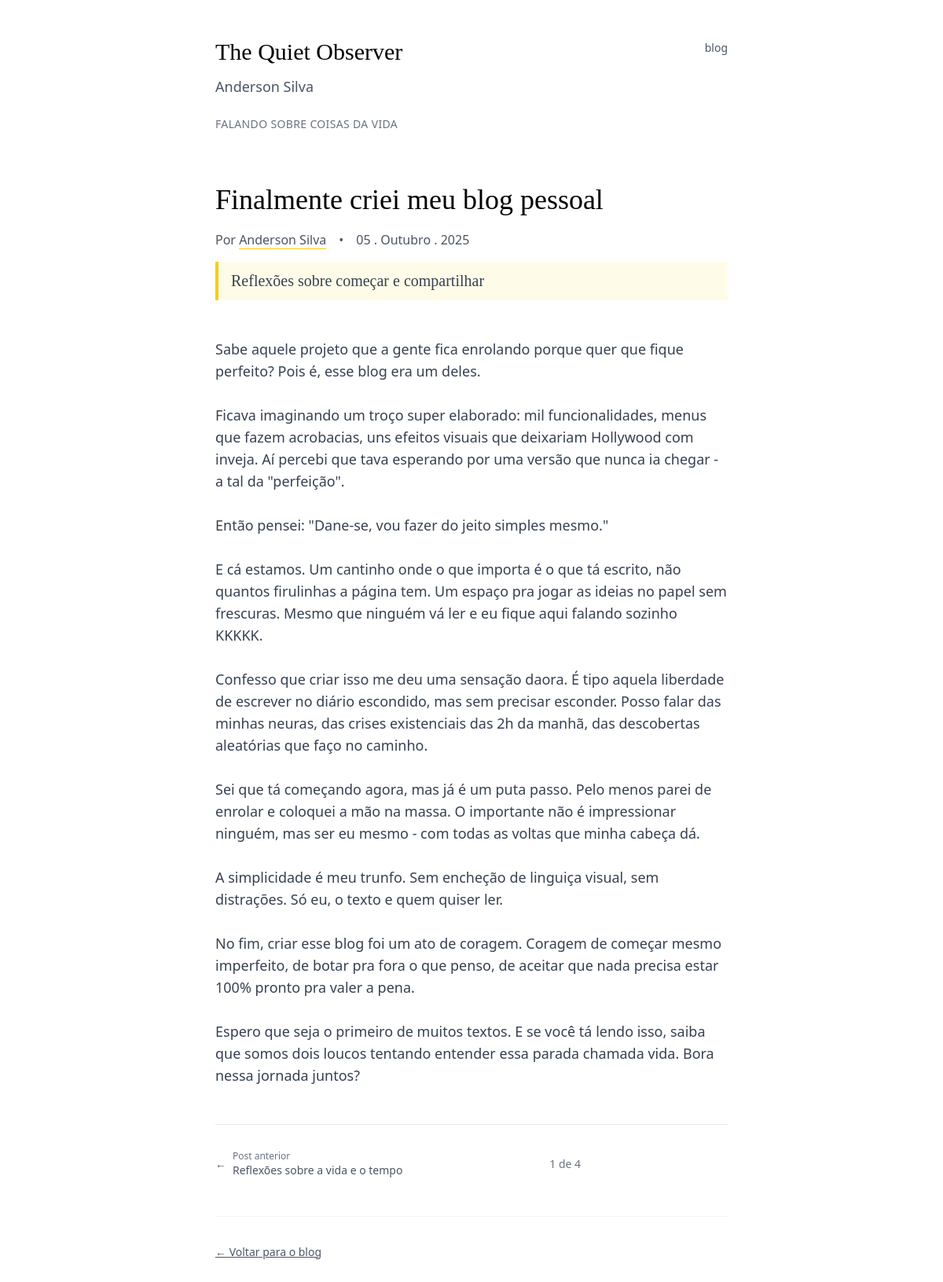
Screenshot of /finalmente-criei-meu-blog-pessoal/ with the database file from the repository.
### posts/models.py (models this page shows, shortened)
class Post(models.Model):
    title = models.CharField(max_length=200)
    subtitle = models.CharField(max_length=300, blank=True, null=True)
    slug = models.SlugField(unique=True)
    content = models.TextField()
    published_at = models.DateTimeField(default=timezone.now)
    class Meta:
        ordering = ['-published_at']
    def get_absolute_url(self):
        return reverse('post_detail', args=[self.slug])

### posts/views.py (the view)
# urls.py: path('<slug:slug>/', views.post_detail, name='post_detail'),
def post_detail(request, slug):
    post = get_object_or_404(Post, slug=slug)
    all_posts = Post.objects.all().order_by('published_at')
    post_list = list(all_posts)
    current_index = None
    for i, p in enumerate(post_list):
        if p.id == post.id:
            current_index = i
            break
    previous_post = post_list[current_index - 1] if current_index > 0 else None
    next_post = post_list[current_index + 1] if current_index < len(post_list) - 1 else None
    return render(request, 'posts/post_detail.html', {
        'post': post,
        'previous_post': previous_post,
        'next_post': next_post,
        'post_number': current_index + 1 if current_index is not None else 1,
        'total_posts': len(post_list)
    })

### posts/templates/posts/post_detail.html (shortened to what this page needs)
<!DOCTYPE html>
{% load youtube %}
<html lang="pt-br">
<head>
    {% load static %}
    <script src="https://cdn.tailwindcss.com"></script>
</head>
<body class="bg-white text-black max-w-[700px] mx-auto px-6 py-12">
    <header class="mb-16">
        <div class="flex justify-between items-start">
            <div>
                <h1 class="text-3xl font-serif font-light mb-3">The Quiet Observer</h1>
                <p class="text-gray-600 mb-6 text-lg">
                    <a href="{% url 'sobre_mim' %}" class="hover:text-black transition duration-200">Anderson Silva</a>
                </p>
                <p class="text-sm text-gray-500 uppercase tracking-wide">Falando sobre coisas da vida</p>
            </div>
            <nav>
                <a href="{% url 'post_list' %}" class="text-gray-600 hover:text-black transition duration-200 text-sm">
                    blog
                </a>
            </nav>
        </div>
    </header>
    <main>
        <article class="space-y-12">
            <header class="space-y-6">
                <div class="space-y-4">
                    <h1 class="text-4xl font-serif font-light leading-tight">{{ post.title }}</h1>
                    <div class="flex items-center space-x-4 text-gray-600">
                        <p>Por <a href="{% url 'sobre_mim' %}" class="hover:text-black transition duration-200 border-b border-yellow-400">Anderson Silva</a></p>
                        <span>•</span>
                        <time>{{ post.published_at|date:"d . F . Y" }}</time>
                    </div>
                    {% if post.subtitle %}
                        <p class="text-xl text-gray-700 font-serif leading-relaxed border-l-4 border-yellow-400 pl-4 py-2 bg-yellow-50">
                            {{ post.subtitle }}
                        </p>
                    {% endif %}
                </div>
            </header>
            <div class="text-gray-700 leading-relaxed space-y-8">
                <div class="post-conteudo space-y-6 text-lg">
                    {{ post.content|linebreaksbr }}
                </div>
            </div>
            <div class="flex justify-between items-center pt-8 border-t border-gray-200">
                {% if next_post %}
                    <a href="{{ next_post.get_absolute_url }}" class="text-gray-600 hover:text-black transition duration-200 text-sm group">
                        <span class="flex items-center space-x-2">
                            <span class="group-hover:-translate-x-1 transition duration-200">←</span>
                            <span>
                                <span class="text-xs text-gray-500 block">Post anterior</span>
                                {{ next_post.title }}
                            </span>
                        </span>
                    </a>
                {% else %}
                    <span></span>
                {% endif %}
                <span class="text-gray-500 text-sm">
                    {% if post_number and total_posts %}
                        {{ post_number }} de {{ total_posts }}
                    {% endif %}
                </span>
            </div>
            <footer class="pt-8 border-t border-gray-100">
                <a href="{% url 'post_list' %}" class="text-gray-600 hover:text-black transition duration-200 text-sm underline">
                    ← Voltar para o blog
                </a>
            </footer>
        </article>
    </main>
</body>
</html>

### rows the page displays
Post: title "Finalmente criei meu blog pessoal", published_at "05 . Outubro . 2025", subtitle "Reflexões sobre começar e compartilhar", content "Sabe aquele projeto que a gente fica enrolando porque quer que fique perfeito? Pois é, esse blog era um deles. Ficava imaginando um troço super elaborado: mil funcionalidades, menus que fazem acrobacias, uns efeitos visuais que deixariam Hollywood com inveja. Aí percebi que tava esperando por uma versão que nunca ia chegar - a tal da \"perfeição\". Então pensei: \"Dane-se, vou fazer do jeito simples mesmo.\" E cá estamos. Um cantinho onde o que importa é o que tá escrito, não quantos firulinhas a página tem. Um espaço pra jogar as ideias no papel sem frescuras. Mesmo que ninguém vá ler e eu fique aqui falando sozinho KKKKK. Confesso que criar isso me deu uma sensação daora. É tipo aquela…"
Post: title "Reflexões sobre a vida e o tempo"

### other values shown
{{ post_number }} "1"
{{ total_posts }} "4"
